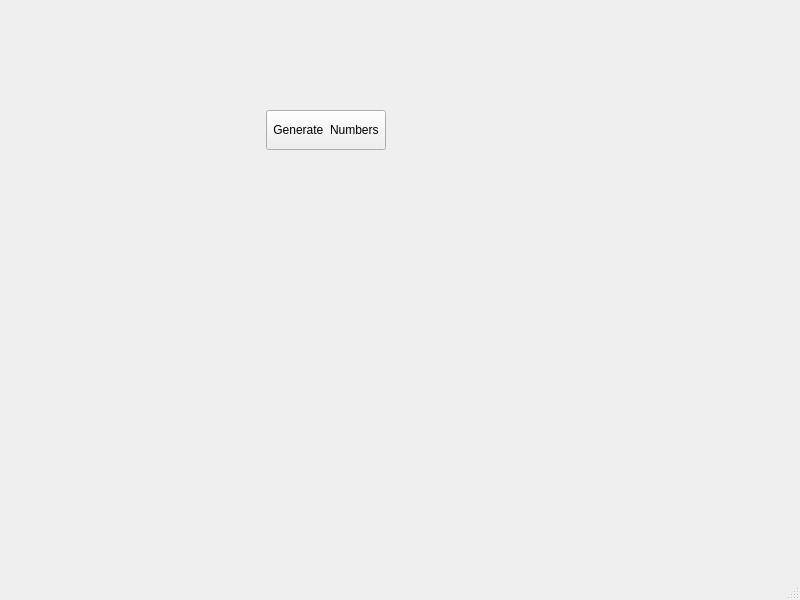
<?xml version="1.0" encoding="UTF-8"?>
<ui version="4.0">
 <class>MainWindow</class>
 <widget class="QMainWindow" name="MainWindow">
  <property name="geometry">
   <rect>
    <x>0</x>
    <y>0</y>
    <width>800</width>
    <height>600</height>
   </rect>
  </property>
  <property name="windowTitle">
   <string>MainWindow</string>
  </property>
  <widget class="QWidget" name="centralwidget">
   <widget class="QWidget" name="horizontalLayoutWidget">
    <property name="geometry">
     <rect>
      <x>180</x>
      <y>90</y>
      <width>291</width>
      <height>80</height>
     </rect>
    </property>
    <layout class="QHBoxLayout" name="horizontalLayout">
     <item>
      <spacer name="horizontalSpacer_2">
       <property name="orientation">
        <enum>Qt::Horizontal</enum>
       </property>
       <property name="sizeHint" stdset="0">
        <size>
         <width>40</width>
         <height>20</height>
        </size>
       </property>
      </spacer>
     </item>
     <item>
      <widget class="QPushButton" name="pushButton_generat_random_signal">
       <property name="minimumSize">
        <size>
         <width>120</width>
         <height>40</height>
        </size>
       </property>
       <property name="text">
        <string>Generate  Numbers</string>
       </property>
      </widget>
     </item>
     <item>
      <spacer name="horizontalSpacer">
       <property name="orientation">
        <enum>Qt::Horizontal</enum>
       </property>
       <property name="sizeHint" stdset="0">
        <size>
         <width>40</width>
         <height>20</height>
        </size>
       </property>
      </spacer>
     </item>
    </layout>
   </widget>
   <widget class="MplWidget" name="MplWidget" native="true">
    <property name="geometry">
     <rect>
      <x>70</x>
      <y>230</y>
      <width>551</width>
      <height>241</height>
     </rect>
    </property>
   </widget>
  </widget>
  <widget class="QMenuBar" name="menubar">
   <property name="geometry">
    <rect>
     <x>0</x>
     <y>0</y>
     <width>800</width>
     <height>21</height>
    </rect>
   </property>
  </widget>
  <widget class="QStatusBar" name="statusbar"/>
 </widget>
 <customwidgets>
  <customwidget>
   <class>MplWidget</class>
   <extends>QWidget</extends>
   <header>mplwidget.h</header>
   <container>1</container>
  </customwidget>
 </customwidgets>
 <resources/>
 <connections/>
</ui>
